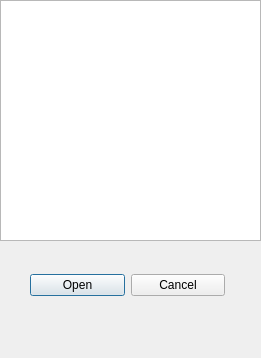
<?xml version="1.0" encoding="UTF-8"?>
<ui version="4.0">
 <class>Dialog</class>
 <widget class="QDialog" name="Dialog">
  <property name="geometry">
   <rect>
    <x>0</x>
    <y>0</y>
    <width>261</width>
    <height>358</height>
   </rect>
  </property>
  <property name="windowTitle">
   <string>Dialog</string>
  </property>
  <widget class="QListView" name="listView">
   <property name="geometry">
    <rect>
     <x>0</x>
     <y>0</y>
     <width>261</width>
     <height>241</height>
    </rect>
   </property>
  </widget>
  <widget class="QWidget" name="">
   <property name="geometry">
    <rect>
     <x>30</x>
     <y>270</y>
     <width>195</width>
     <height>30</height>
    </rect>
   </property>
   <layout class="QHBoxLayout" name="horizontalLayout">
    <item>
     <widget class="QPushButton" name="pushButton_2">
      <property name="text">
       <string>Open</string>
      </property>
     </widget>
    </item>
    <item>
     <widget class="QPushButton" name="pushButton">
      <property name="text">
       <string>Cancel</string>
      </property>
     </widget>
    </item>
   </layout>
  </widget>
 </widget>
 <resources/>
 <connections/>
</ui>
